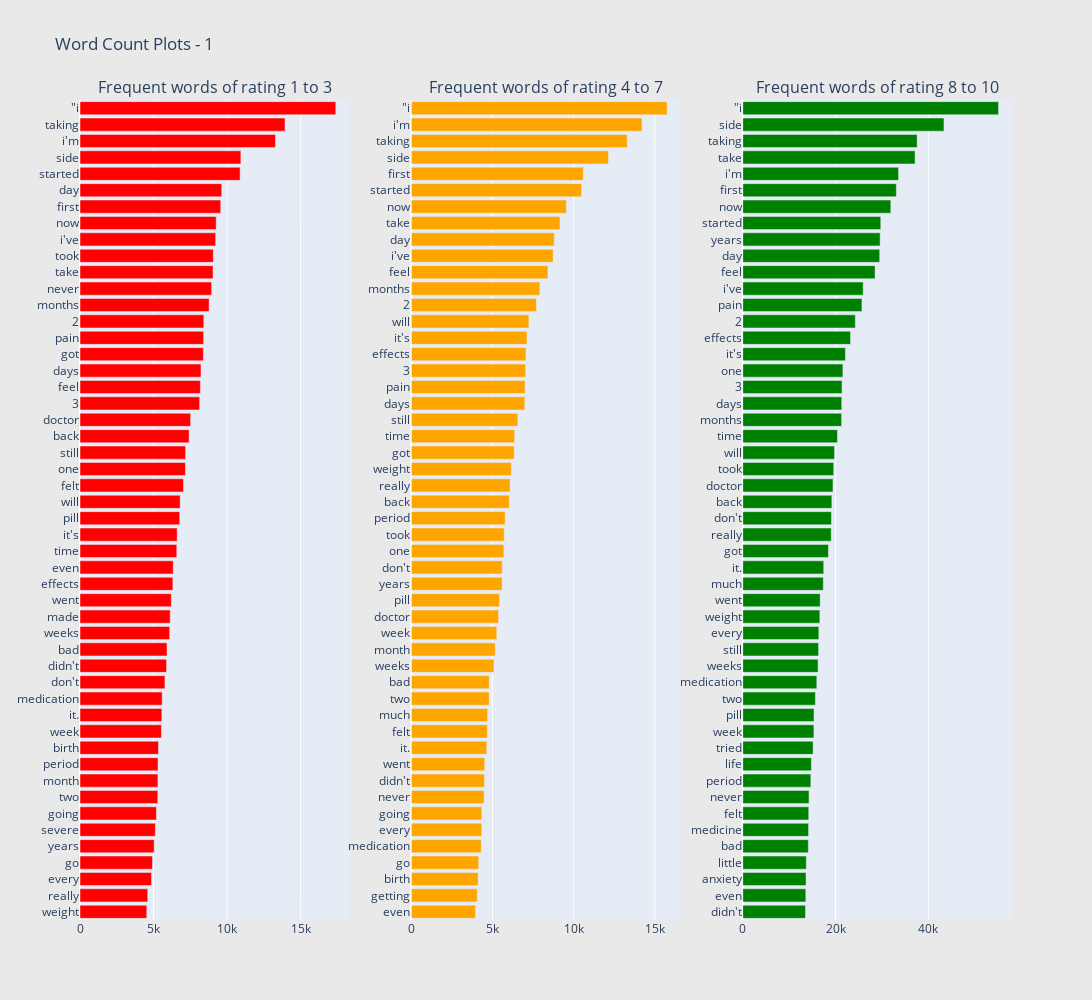

Here is the notebook cell this chart was saved with:
### Markdown cell above
1-gram 분석

### Code cell
# Good
freq_dict = defaultdict(int)
for sent in df_all_good["review"]:
    for word in generate_ngrams(sent):
        freq_dict[word] += 1
fd_sorted = pd.DataFrame(sorted(freq_dict.items(), key=lambda x: x[1])[::-1])
fd_sorted.columns = ["word", "wordcount"]
trace0 = horizontal_bar_chart(fd_sorted.head(50), 'green')

# soso
freq_dict = defaultdict(int)
for sent in df_all_so["review"]:
    for word in generate_ngrams(sent):
        freq_dict[word] += 1
fd_sorted = pd.DataFrame(sorted(freq_dict.items(), key=lambda x: x[1])[::-1])
fd_sorted.columns = ["word", "wordcount"]
trace1 = horizontal_bar_chart(fd_sorted.head(50), 'orange')

# bad
freq_dict = defaultdict(int)
for sent in df_all_bad["review"]:
    for word in generate_ngrams(sent):
        freq_dict[word] += 1
fd_sorted = pd.DataFrame(sorted(freq_dict.items(), key=lambda x: x[1])[::-1])
fd_sorted.columns = ["word", "wordcount"]
trace2 = horizontal_bar_chart(fd_sorted.head(50), 'red')

# 시각화
fig = tools.make_subplots(rows=1, cols=3, vertical_spacing=0.04,
                          subplot_titles=["Frequent words of rating 1 to 3", 
                                          "Frequent words of rating 4 to 7",
                                          "Frequent words of rating 8 to 10"])
fig.append_trace(trace2, 1, 1)
fig.append_trace(trace1, 1, 2)
fig.append_trace(trace0, 1, 3)
fig['layout'].update(height=1000, width=1500, paper_bgcolor='rgb(233,233,233)', title="Word Count Plots - 1")
py.iplot(fig, filename='word-plots')

### Figure 1 — Plotly figure (JSON) as saved in the notebook; plotly's stock layout.template omitted (floating-point values rounded to 4 significant figures)
{"data": [{"marker": {"color": "red"}, "orientation": "h", "showlegend": false, "type": "bar", "x": [4540, 4605, 4865, 4928, 5042, 5122, 5195, 5290, 5298, 5305, 5333, 5536, 5565, 5586, 5775, 5886, 5918, 6096, 6135, 6207, 6316, 6340, 6581, 6606, 6781, 6810, 7037, 7167, 7179, 7417, 7523, 8135, 8184, 8226, 8386, 8405, 8420, 8779, 8951, 9044, 9064, 9225, 9262, 9566, 9637, 10886, 10938, 13290, 13940, 17391], "xaxis": "x", "y": ["weight", "really", "every", "go", "years", "severe", "going", "two", "month", "period", "birth", "week", "it.", "medication", "don&#039;t", "didn&#039;t", "bad", "weeks", "made", "went", "effects", "even", "time", "it&#039;s", "pill", "will", "felt", "one", "still", "back", "doctor", "3", "feel", "days", "got", "pain", "2", "months", "never", "take", "took", "i&#039;ve", "now", "first", "day", "started", "side", "i&#039;m", "taking", "\"i"], "yaxis": "y"}, {"marker": {"color": "orange"}, "orientation": "h", "showlegend": false, "type": "bar", "x": [3953, 4058, 4116, 4148, 4307, 4335, 4339, 4480, 4503, 4518, 4646, 4684, 4702, 4796, 4797, 5088, 5169, 5263, 5371, 5433, 5592, 5601, 5701, 5720, 5779, 6037, 6085, 6156, 6342, 6365, 6566, 6993, 7008, 7047, 7061, 7125, 7244, 7707, 7919, 8416, 8739, 8806, 9159, 9555, 10489, 10595, 12145, 13303, 14217, 15766], "xaxis": "x2", "y": ["even", "getting", "birth", "go", "medication", "every", "going", "never", "didn&#039;t", "went", "it.", "felt", "much", "two", "bad", "weeks", "month", "week", "doctor", "pill", "years", "don&#039;t", "one", "took", "period", "back", "really", "weight", "got", "time", "still", "days", "pain", "3", "effects", "it&#039;s", "will", "2", "months", "feel", "i&#039;ve", "day", "take", "now", "started", "first", "side", "taking", "i&#039;m", "\"i"], "yaxis": "y2"}, {"marker": {"color": "green"}, "orientation": "h", "showlegend": false, "type": "bar", "x": [13514, 13588, 13635, 13695, 14130, 14181, 14218, 14280, 14671, 14783, 15161, 15331, 15353, 15659, 15960, 16228, 16333, 16392, 16610, 16681, 17356, 17444, 18464, 19056, 19110, 19199, 19439, 19591, 19782, 20404, 21292, 21325, 21389, 21574, 22125, 23212, 24254, 25677, 25948, 28508, 29506, 29600, 29735, 31900, 33095, 33565, 37126, 37573, 43353, 55113], "xaxis": "x3", "y": ["didn&#039;t", "even", "anxiety", "little", "bad", "medicine", "felt", "never", "period", "life", "tried", "week", "pill", "two", "medication", "weeks", "still", "every", "weight", "went", "much", "it.", "got", "really", "don&#039;t", "back", "doctor", "took", "will", "time", "months", "days", "3", "one", "it&#039;s", "effects", "2", "pain", "i&#039;ve", "feel", "day", "years", "started", "now", "first", "i&#039;m", "take", "taking", "side", "\"i"], "yaxis": "y3"}], "layout": {"annotations": [{"font": {"size": 16}, "showarrow": false, "text": "Frequent words of rating 1 to 3", "x": 0.1444, "xanchor": "center", "xref": "paper", "y": 1, "yanchor": "bottom", "yref": "paper"}, {"font": {"size": 16}, "showarrow": false, "text": "Frequent words of rating 4 to 7", "x": 0.5, "xanchor": "center", "xref": "paper", "y": 1, "yanchor": "bottom", "yref": "paper"}, {"font": {"size": 16}, "showarrow": false, "text": "Frequent words of rating 8 to 10", "x": 0.8556, "xanchor": "center", "xref": "paper", "y": 1, "yanchor": "bottom", "yref": "paper"}], "height": 1000, "paper_bgcolor": "rgb(233,233,233)", "title": {"text": "Word Count Plots - 1"}, "width": 1500, "xaxis": {"anchor": "y", "domain": [0, 0.2889]}, "xaxis2": {"anchor": "y2", "domain": [0.3556, 0.6444]}, "xaxis3": {"anchor": "y3", "domain": [0.7111, 1]}, "yaxis": {"anchor": "x", "domain": [0, 1]}, "yaxis2": {"anchor": "x2", "domain": [0, 1]}, "yaxis3": {"anchor": "x3", "domain": [0, 1]}}}
